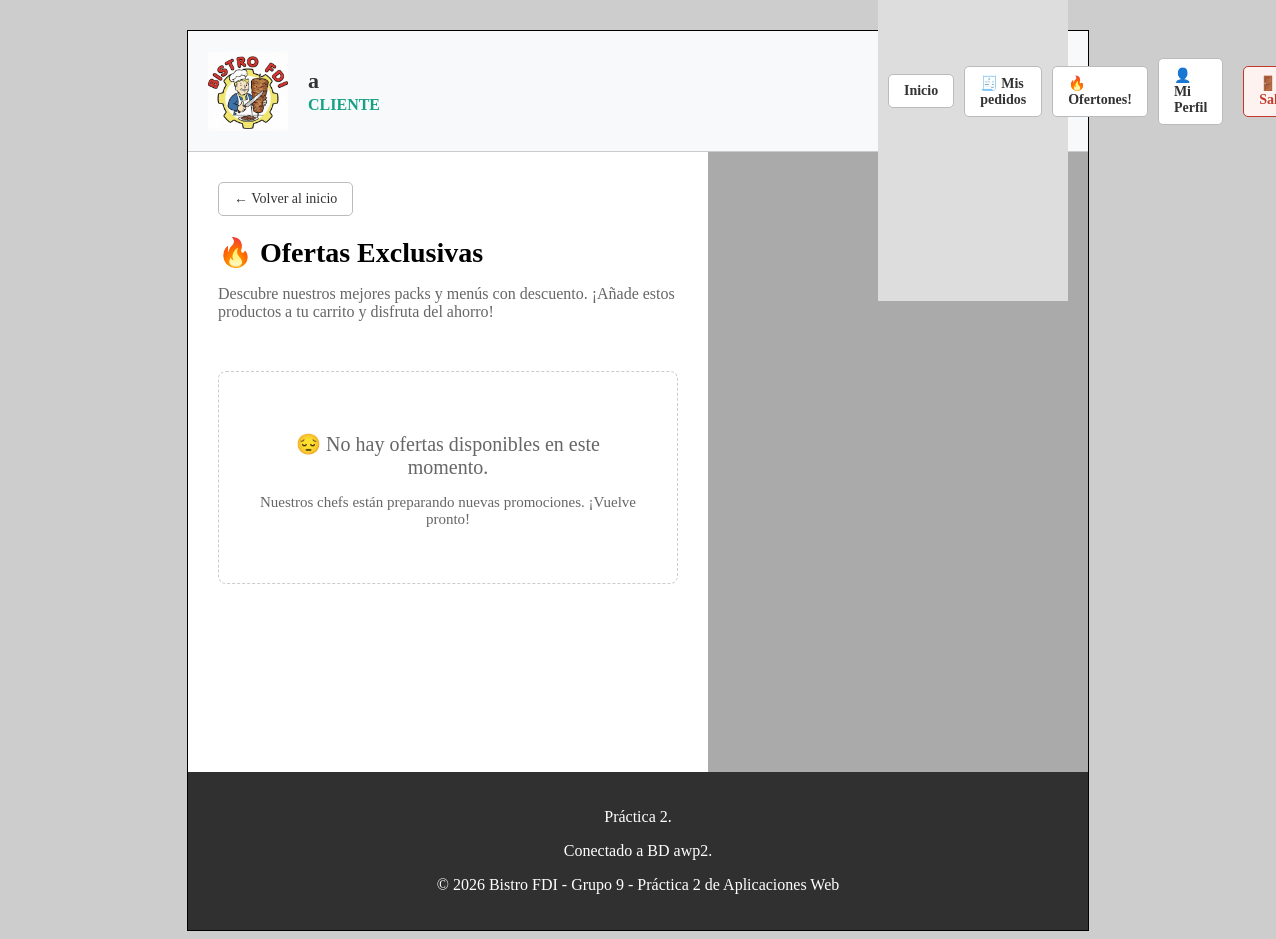
The app's page /ofertas_disponibles.php (signed in), older data.
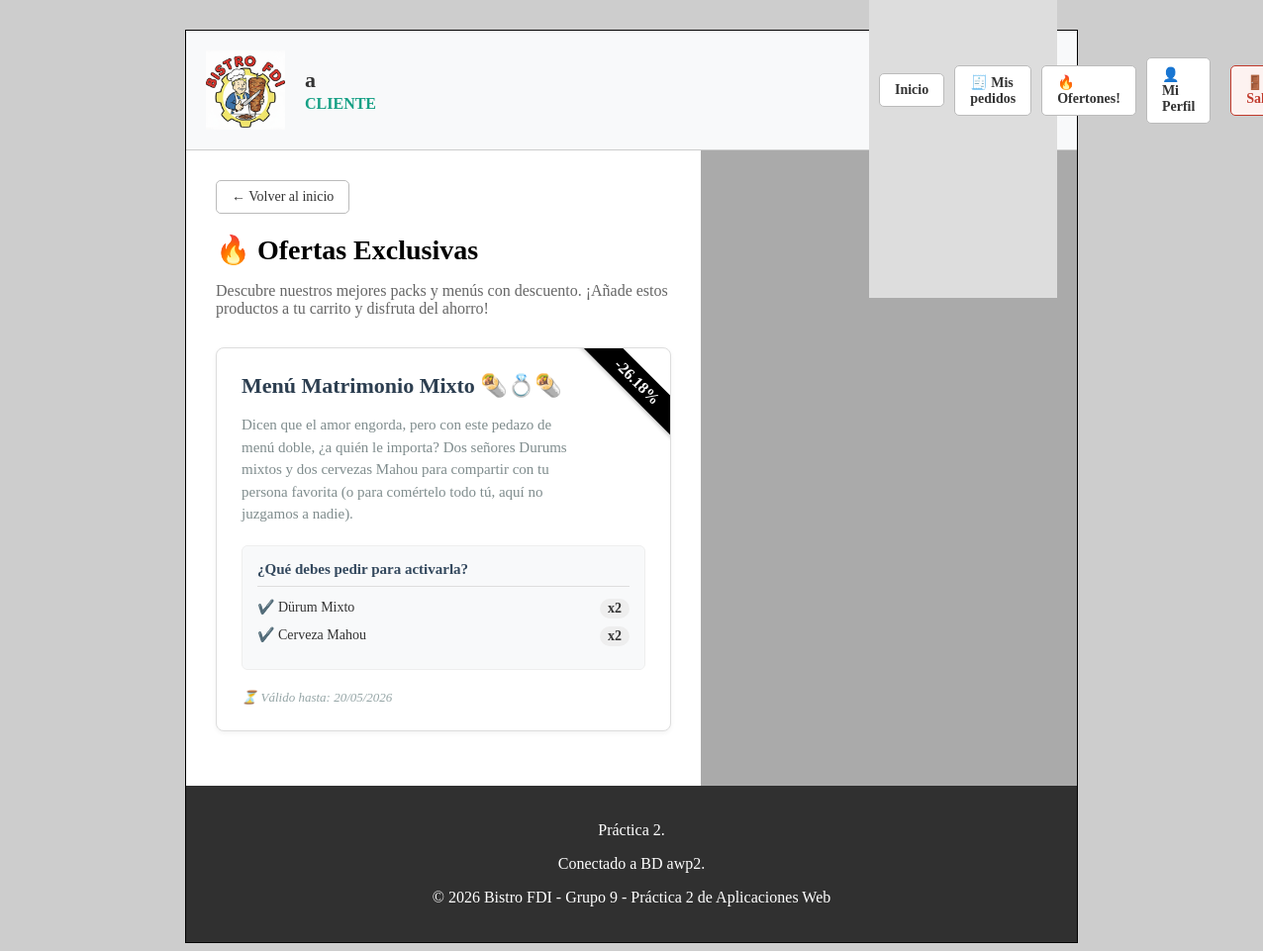
The same page, newer data.
### tables this page shows
CREATE TABLE `ofertas` (
  `id` int(11) NOT NULL,
  `nombre` varchar(100) NOT NULL,
  `descripcion` text NOT NULL,
  `fecha_inicio` datetime NOT NULL,
  `fecha_fin` datetime NOT NULL,
  `porcentaje_descuento` decimal(5,2) NOT NULL
);

CREATE TABLE `oferta_productos` (
  `id_oferta` int(11) NOT NULL,
  `id_producto` int(11) NOT NULL,
  `cantidad_requerida` int(11) NOT NULL DEFAULT 1
);

CREATE TABLE `productos` (
  `id` int(11) NOT NULL,
  `nombre` varchar(100) NOT NULL,
  `descripcion` text NOT NULL,
  `id_categoria` int(11) NOT NULL,
  `precio_base` decimal(10,2) NOT NULL,
  `iva` int(11) NOT NULL CHECK (`iva` in (4,10,21)),
  `disponible` tinyint(1) DEFAULT 1,
  `ofertado` tinyint(1) DEFAULT 1
);

### includes/clases/usuarios/Usuario.php (called while the page is built, shortened)
<?php
class Usuario
{
    public static function tieneRol($rolRequerido)
    {
        return isset($_SESSION['rol']) && $_SESSION['rol'] === $rolRequerido;
    }
}

### includes/clases/ofertas/Oferta.php (called while the page is built, shortened)
<?php
class Oferta
{
    private $nombre;
    private $descripcion;
    private $fecha_fin;
    private $porcentaje_descuento;
    private $productos;
    private function __construct($id, $nombre, $descripcion, $fecha_inicio, $fecha_fin, $porcentaje_descuento, $productos = [])
    {
        $this->nombre = $nombre;
        $this->descripcion = $descripcion;
        $this->fecha_fin = $fecha_fin;
        $this->porcentaje_descuento = $porcentaje_descuento;
        $this->productos = $productos;
    }
    public function getNombre() { return $this->nombre; }
    public function getDescripcion() { return $this->descripcion; }
    public function getFechaFin() { return $this->fecha_fin; }
    public function getPorcentajeDescuento() { return $this->porcentaje_descuento; }
    public function getProductos() { return $this->productos; }
    public static function listaOfertasActivas()
    {
        $conn = Aplicacion::getInstance()->getConexionBd();
        $stmt = $conn->prepare("SELECT * FROM ofertas WHERE fecha_inicio <= NOW() AND fecha_fin >= NOW() ORDER BY fecha_fin ASC");
        $stmt->execute();
        $result = $stmt->get_result();
        $ofertas = [];
        if ($result) {
            while ($row = $result->fetch_assoc()) {
                $productos = self::buscaProductosOferta($row['id']);
                $ofertas[] = new Oferta(
                    $row['id'], $row['nombre'], $row['descripcion'],
                    $row['fecha_inicio'], $row['fecha_fin'], $row['porcentaje_descuento'], $productos
                );
            }
        }
        return $ofertas;
    }
    private static function buscaProductosOferta($id_oferta)
    {
        $conn = Aplicacion::getInstance()->getConexionBd();
        $sql = "SELECT op.id_producto, op.cantidad_requerida, p.nombre, p.precio_base
                FROM oferta_productos op
                JOIN productos p ON op.id_producto = p.id
                WHERE op.id_oferta = ?";
        $stmt = $conn->prepare($sql);
        $stmt->bind_param("i", $id_oferta);
        $stmt->execute();
        $result = $stmt->get_result();
        $productos = [];
        if ($result) {
            while ($row = $result->fetch_assoc()) {
                $productos[] = $row;
            }
        }
        return $productos;
    }
}

### ofertas_disponibles.php (the view, shortened to what this page needs)
<?php
$contenidoPrincipal = "<div style='padding: 20px; max-width: 800px; margin: 0 auto;'>";
$estiloBotonVolver = "text-decoration: none; color: #333; background-color: white; border: 1px solid #bbb; padding: 8px 15px; border-radius: 5px; font-size: 14px; cursor: pointer; display: inline-block;";
$contenidoPrincipal .= "
<div style='margin-bottom: 20px;'>
    <a href='index.php' style='{$estiloBotonVolver}'>
        ← Volver al inicio
    </a>
</div>
<h1 style='margin-top: 0; margin-bottom: 10px; font-size: 28px;'>🔥 Ofertas Exclusivas</h1>
<p style='color: #666; margin-bottom: 30px; font-size: 16px;'>Descubre nuestros mejores packs y menús con descuento. ¡Añade estos productos a tu carrito y disfruta del ahorro!</p>
";
$ofertas = Oferta::listaOfertasActivas();
if (empty($ofertas)) {
    $contenidoPrincipal .= "
    <div style='text-align: center; color: #666; margin-top: 50px; border: 1px dashed #ccc; padding: 40px; border-radius: 8px;'>
        <p style='font-size: 20px; margin-bottom: 10px;'>😔 No hay ofertas disponibles en este momento.</p>
        <p style='font-size: 15px;'>Nuestros chefs están preparando nuevas promociones. ¡Vuelve pronto!</p>
    </div>";
} else {
    foreach ($ofertas as $oferta) {
        $nombre = htmlspecialchars($oferta->getNombre());
        $descripcion = htmlspecialchars($oferta->getDescripcion());
        $descuento = floatval($oferta->getPorcentajeDescuento());
        $fechaFin = new \DateTime($oferta->getFechaFin());
        $validoHasta = $fechaFin->format('d/m/Y');
        $productosHtml = "";
        $productosArray = $oferta->getProductos();
        if (!empty($productosArray)) {
            foreach ($productosArray as $prod) {
                $nombreProd = htmlspecialchars($prod['nombre']);
                $cantidadProd = htmlspecialchars($prod['cantidad_requerida']);
                $productosHtml .= "
                <div style='display: flex; justify-content: space-between; margin-bottom: 8px; font-size: 14px; color: #333;'>
                    <span>✔️ {$nombreProd}</span>
                    <span style='font-weight: bold; background: #eee; padding: 2px 8px; border-radius: 10px;'>x{$cantidadProd}</span>
                </div>";
            }
        }
        $contenidoPrincipal .= "
        <div style='border: 1px solid #ddd; border-radius: 8px; padding: 25px; margin-bottom: 25px; background-color: #fff; position: relative; overflow: hidden; box-shadow: 0 2px 5px rgba(0,0,0,0.05);'>
            <div style='position: absolute; top: 20px; right: -35px; background-color: #000000; color: white; padding: 5px 40px; transform: rotate(45deg); font-weight: bold; font-size: 16px; box-shadow: 0 2px 4px rgba(0,0,0,0.2);'>
                -{$descuento}%
            </div>
            <div style='padding-right: 60px;'>
                <h2 style='margin: 0 0 10px 0; font-size: 22px; color: #2c3e50;'>{$nombre}</h2>
                <p style='color: #7f8c8d; font-size: 15px; margin-bottom: 20px; line-height: 1.5;'>{$descripcion}</p>
            </div>
            <div style='background-color: #f8f9fa;  padding: 15px; border-radius: 6px; margin-bottom: 20px; border: 1px solid #eee;'>
                <div style='font-weight: bold; margin-bottom: 12px; font-size: 15px; color: #34495e; border-bottom: 1px solid #ddd; padding-bottom: 8px;'>¿Qué debes pedir para activarla?</div>
                {$productosHtml}
            </div>
            <div style='display: flex; justify-content: space-between; align-items: center;'>
                <div style='font-size: 13px; color: #95a5a6; font-style: italic;'>
                    ⏳ Válido hasta: {$validoHasta}
                </div>
            </div>
        </div>";
    }
}
$contenidoPrincipal .= "</div>";
require RAIZ_APP . '/vistas/plantillas/plantilla.php';
?>

### includes/vistas/plantillas/plantilla.php (shortened to what this page needs)
<!DOCTYPE html>
<html lang="es">
<head>
    <link rel="stylesheet" type="text/css" href="<?= RUTA_CSS ?>estilo.css">
</head>
<body>
    <div id="contenedor">
        <?php require RAIZ_APP . '/vistas/comun/cabecera.php'; ?>
        <main>
            <article>
                <?= $contenidoPrincipal ?>
            </article>
        </main>
        <?php require RAIZ_APP . '/vistas/comun/pie.php'; ?>
    </div>
</body>
</html>

### includes/vistas/comun/cabecera.php (shortened to what this page needs)
<?php
$estaLogueado = isset($_SESSION["login"]) && $_SESSION["login"] === true;
$rolActual = $estaLogueado && isset($_SESSION['rol']) ? $_SESSION['rol'] : 'visitante';
$nombreActual = $estaLogueado && isset($_SESSION['nombre']) ? $_SESSION['nombre'] : '';
?>
<header style="display: flex; justify-content: space-between; align-items: center; padding: 10px 20px; border-bottom: 1px solid #ccc; background-color: #f8f9fa;">
    <div style="display: flex; align-items: center; gap: 20px;">
        <div class="logo">
            <img src="<?= RUTA_IMGS ?>logo.jpg" alt="Logo Bistro FDI" width="80" style="vertical-align: middle;">
        </div>
        <?php if ($estaLogueado): ?>
            <?php
                $colorRol = '#16a085';
                $rolMayusculas = strtoupper($rolActual);
            ?>
            <div style="display: flex; flex-direction: column; justify-content: center;">
                 <span style="font-size: 22px; font-weight: bold; color: #333;"><?= htmlspecialchars($nombreActual) ?></span>
                 <span style="font-size: 16px; font-weight: bold; color: <?= $colorRol ?>; margin-top: 2px;"><?= htmlspecialchars($rolMayusculas) ?></span>
            </div>
        <?php endif; ?>
    </div>
    <nav style="display: flex; gap: 10px; align-items: center;">
        <?php $estiloBoton = "text-decoration: none; color: #333; background-color: white; border: 1px solid #bbb; padding: 8px 15px; border-radius: 5px; font-size: 14px; transition: 0.2s;"; ?>
        <a href="<?= RUTA_APP ?>/index.php" style="<?= $estiloBoton ?>">Inicio</a>
        <?php if ($estaLogueado): ?>
            <?php if (Usuario::tieneRol('cliente')): ?>
                <a href="<?= RUTA_APP ?>/historial_pedidos.php" style="<?= $estiloBoton ?>">🧾 Mis pedidos</a>
                <a href="<?= RUTA_APP ?>/ofertas_disponibles.php" style="<?= $estiloBoton ?>">🔥 Ofertones!</a>
            <?php endif; ?>
            <a href="<?= RUTA_APP ?>/perfil.php" style="<?= $estiloBoton ?>">👤 Mi Perfil</a>
            <a href="<?= RUTA_APP ?>/logout.php" style="text-decoration: none; color: #c0392b; background-color: #fdf2f0; border: 1px solid #c0392b; padding: 8px 15px; border-radius: 5px; font-size: 14px; margin-left: 10px;">🚪 Salir</a>
        <?php else: ?>
            <a href="<?= RUTA_APP ?>/login.php" style="<?= $estiloBoton ?>">Login</a>
            <a href="<?= RUTA_APP ?>/registro.php" style="text-decoration: none; color: white; background-color: black; border: 1px solid black; padding: 8px 15px; border-radius: 5px; font-size: 14px;">Registro</a>
        <?php endif; ?>
    </nav>
</header>

### includes/vistas/comun/pie.php
<footer>
    <p>Práctica 2.</p>
    <p>Conectado a BD awp2.</p>
    <p>&copy; 2026 Bistro FDI - Grupo 9 - Práctica 2 de Aplicaciones Web</p>
</footer>

### CSS/estilo.css (style rules this page uses)
body { background-color: #CDCDCD; }
div#contenedor { width: 900px; margin: auto; border: 1px solid black; background-color: #aaaaaa; margin-top: 30px; }
header { padding: 30px; height: 100px; background-color: #303030; color: white; }
header a, header a:visited { color: white; font-weight: bold; text-decoration: none; }
nav { padding: 10px; float: left; width: 170px; height: 400px; background-color: #dddddd; }
nav a, nav a:visited { color: red; font-weight: bold; text-decoration: none; }
main { padding: 10px; float: left; min-height: 600px; width: 500px; background-color: white; }
footer { clear: both; padding: 20px; background-color: #303030; color: white; text-align: center; }

Row changes from the older to the newer data that the page shows:
added ofertas: porcentaje_descuento "26.18", nombre "Menú Matrimonio Mixto 🌯💍🌯", descripcion "Dicen que el amor engorda, pero con este pedazo de menú doble, ¿a quién le importa? Dos señores Durums mixtos y dos cervezas Mahou para compartir con tu persona favorita (o para comértelo todo tú, aquí no juzgamos a nadie).", fecha_fin "20/05/2026"
added oferta_productos: id_producto.nombre "Dürum Mixto", cantidad_requerida "2"
added oferta_productos: id_producto.nombre "Cerveza Mahou", cantidad_requerida "2"
Text that changed along with them:
text no longer shown: "😔 No hay ofertas disponibles en este momento. Nuestros chefs están preparando nuevas promociones. ¡Vuelve pronto!"
text now shown: "- % ¿Qué debes pedir para activarla? ⏳ Válido hasta:"
